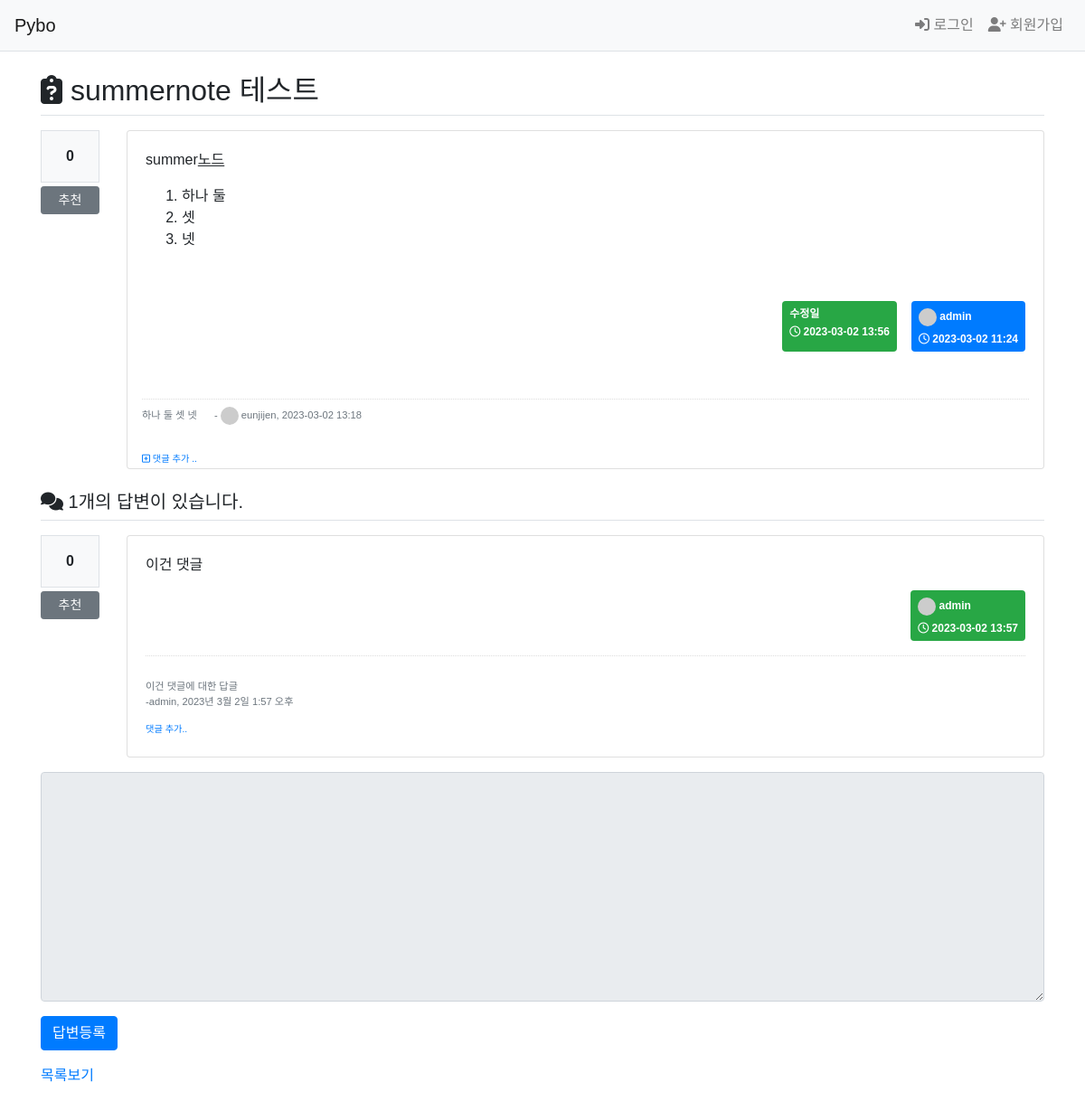
Page /pybo/309/ on the committed database.
### pybo/models.py (models this page shows, shortened)
class Question(models.Model):
    author = models.ForeignKey(User, on_delete=models.CASCADE, related_name='author_question')
    subject = models.CharField('제목', max_length=200,
                               help_text='질문의 제목을 한 줄로 작성하세요.')
    content = models.TextField('내용', help_text='질문의 내용을 상세히 작성하세요.')
    create_date = models.DateTimeField('생성일')
    modify_date = models.DateTimeField(null=True, blank=True)
    voter=models.ManyToManyField(User, related_name='voter_question')

class Comment(models.Model):
    author = models.ForeignKey(User, on_delete=models.CASCADE)
    content = models.TextField('댓글 내용')
    create_date = models.DateTimeField('생성일')
    modify_date = models.DateTimeField('수정일', null=True, blank=True)
    question = models.ForeignKey(Question, null=True, blank=True,
                                 on_delete=models.CASCADE)
    answer = models.ForeignKey(Answer, null=True, blank=True,
                               on_delete=models.CASCADE)

class Answer(models.Model):
    author = models.ForeignKey(User, on_delete=models.CASCADE, related_name='author_answer')
    question = models.ForeignKey(Question, on_delete=models.CASCADE)
    content = models.TextField('답변 내용')
    create_date = models.DateTimeField()
    modify_date = models.DateTimeField(null=True, blank=True)
    voter=models.ManyToManyField(User, related_name='voter_answer')

### pybo/views/base_views.py (the view)
# urls.py: path('<int:question_id>/', base_views.detail, name='detail'),   # 상세 보기
def detail(request, question_id):
    question = get_object_or_404(Question, pk=question_id)
    context = {'question': question}
    return render(request, 'pybo/question_detail.html', context)

### pybo/templatetags/pybo_filter.py (called while the page is built)
@register.filter()
def mark(value):
    extenstions=["nl2br", "fenced_code"]
    return mark_safe(markdown.markdown(value, extenstions=extenstions))

### templates/pybo/question_detail.html (shortened to what this page needs)
{% extends 'base.html' %}
{% load pybo_filter %}
{% block content %}
  <h2 class="border-bottom py-2">
    <i class="fa-solid fa-clipboard-question"></i>
    {{ question.subject }}
  </h2>
  <div class="row my-3">
    <div class="col-1">
      <div class="bg-light text-center p-3 border font-weight-bolder mb-1">
        {{question.voter.count}}
      </div>
      <a href="#" data-uri="{% url 'pybo:vote_question' question.id %}" class="recommend btn btn-sm btn-secondary btn-block my-1">추천</a>
    </div>
    <div class="col-11">
      <div class="card">
        <div class="card-body">
          <div class="card-text">
            {% autoescape off %}
              {{ question.content }}
            {% endautoescape %}
          </div>
          <div class="d-flex justify-content-end">
            {% if question.modify_date %}
              <div class="badge badge-success p-2 mx-3 text-left">
                <div class="mb-2">수정일</div>
                <div>
                  <i class="fa-regular fa-clock"></i>
                  {{ question.modify_date | date:'Y-m-d H:i' }}
                </div>
              </div>
              {%endif%}
              <div class="badge badge-primary p-2 text-left">
                <div class="mb-2">
                  <img class="avatar-sm" src="https://randomuser.me/api/portraits/men/{{question.author.id}}.jpg"/>
                  {{ question.author.username }}</div>
                <div>
                  <i class="fa-regular fa-clock"></i>
                  {{ question.create_date | date:'Y-m-d H:i' }}
                </div>
              </div>
            </div>
          </div>
          {% include 'pybo/comment_question.html' %}
        </div>
      </div>
    </div>
    {% include 'pybo/answer_list.html' %}
    {% include 'pybo/answer_create_form.html' %}
    <a href="{% url 'pybo:index' %}">목록보기</a>
  {% endblock content %}

### templates/pybo/comment_question.html (shortened to what this page needs)
{% if question.comment_set.count > 0 %}
  <div class="mt-3 p-3">
    {% for comment in question.comment_set.all %}
      <div class="comment py-2 text-muted">
        <span style="white-space: pre-line;">{{ comment.content }}</span>
        <span class="ml-3">
          -
          <img class="avatar-sm" src="https://randomuser.me/api/portraits/men/{{comment.author.id}}.jpg"/>
          {{ comment.author }},
          {{ comment.create_date | date:'Y-m-d H:i'}}
        </span>
      </div>
    {% endfor %}
  </div>
{% endif %}
<div class="ml-3">
  <a href="{% url 'pybo:comment_create_question' question.id %}" class="small">
    <small>
      <i class="fa-regular fa-square-plus"></i>
      댓글 추가 ..</small>
  </a>
</div>

### templates/pybo/answer_list.html (shortened to what this page needs)
{%load pybo_filter %}
<h5 class="border-bottom my-3 py-2">
  <i class="fa-solid fa-comments"></i>
  {{question.answer_set.count}}개의 답변이 있습니다.
</h5>
{% for answer in question.answer_set.all %}
  <div class="row my-3">
    <div class="col-1">
      <div class="bg-light text-center p-3 border font-weight-bolder mb-1">{{answer.voter.count}}</div>
      <a href="#" data-uri="{% url 'pybo:vote_answer' answer.id %}" class="recommend btn btn-sm btn-secondary btn-block my-1">추천</a>
    </div>
    <div class="col-11">
      <div class="card">
        <div class="card-body">
          <div class="card-text" style="white-space: pre-line;">{{ answer.content|mark }}</div>
          <div class="d-flex justify-content-end">
            <div class="badge badge-success p-2 text-left">
              <div class="mb-2">
                <img class="avatar-sm" src="https://randomuser.me/api/portraits/men/{{answer.author.id}}.jpg"/>
                {{ answer.author.username }}
              </div>
              <div>
                <i class="fa-regular fa-clock"></i>
                {{ answer.create_date | date:'Y-m-d H:i' }}
              </div>
            </div>
          </div>
          {% include 'pybo/comment_answer.html'%}
        </div>
      </div>
    </div>
  </div>
{% endfor %}

### templates/pybo/comment_answer.html (shortened to what this page needs)
{%if answer.comment_set.count > 0 %}
  <div class="mt-3">
    {%for comment in answer.comment_set.all %}
      <div class="comment py-2 text-muted">
        <span style="white-space: pre-line;">
          {{comment.content}}
        </span>
        <span>
          -{{comment.author}},
          {{comment.create_date}}
          </span>
          </div>
          {%endfor%}
        </div>
        {%endif%}
        <div>
          <a href="{% url 'pybo:comment_create_answer' answer.id %}" class="small">
            <small>댓글 추가..</small>
          </a>
        </div>

### static/style.css (style rules this page uses)
* { font-family: 'Noto Sans KR', sans-serif; }
.avatar-sm { width: 20px; height: 20px; border-radius: 50%; }
.comment { border-top: dotted 1px #ddd; font-size: 0.7em; }

### rows in the picture
Question: subject "summernote 테스트", voter.count "0", content "summer 노드 하나 둘 셋 넷", modify_date "2023-03-02 13:56", author.username "admin", create_date "2023-03-02 11:24", answer_set.count "1"
Comment: content "하나 둘 셋 넷", author "eunjijen", create_date "2023-03-02 13:18"
Answer: voter.count "0", content|mark "이건 댓글", author.username "admin", create_date "2023-03-02 13:57"
Comment: content "이건 댓글에 대한 답글", author "admin", create_date "2023년 3월 2일 1:57 오후"
